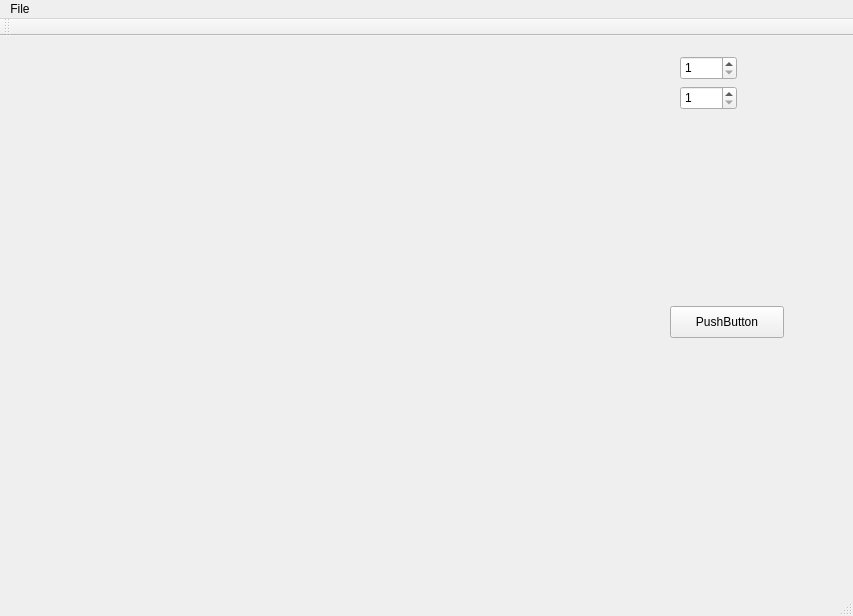
<?xml version="1.0" encoding="UTF-8"?>
<ui version="4.0">
 <class>Sudoku</class>
 <widget class="QMainWindow" name="Sudoku">
  <property name="geometry">
   <rect>
    <x>0</x>
    <y>0</y>
    <width>853</width>
    <height>616</height>
   </rect>
  </property>
  <property name="windowTitle">
   <string>Sudoku</string>
  </property>
  <widget class="QWidget" name="centralWidget">
   <widget class="QWidget" name="gridLayoutWidget">
    <property name="geometry">
     <rect>
      <x>50</x>
      <y>20</y>
      <width>571</width>
      <height>521</height>
     </rect>
    </property>
    <layout class="QGridLayout" name="gridLayout"/>
   </widget>
   <widget class="QSpinBox" name="rowBox">
    <property name="geometry">
     <rect>
      <x>680</x>
      <y>20</y>
      <width>57</width>
      <height>24</height>
     </rect>
    </property>
    <property name="minimum">
     <number>1</number>
    </property>
    <property name="maximum">
     <number>9</number>
    </property>
   </widget>
   <widget class="QSpinBox" name="columnBox">
    <property name="geometry">
     <rect>
      <x>680</x>
      <y>50</y>
      <width>57</width>
      <height>24</height>
     </rect>
    </property>
    <property name="minimum">
     <number>1</number>
    </property>
    <property name="maximum">
     <number>9</number>
    </property>
   </widget>
   <widget class="QWidget" name="gridLayoutWidget_2">
    <property name="geometry">
     <rect>
      <x>650</x>
      <y>90</y>
      <width>160</width>
      <height>151</height>
     </rect>
    </property>
    <layout class="QGridLayout" name="numberPad"/>
   </widget>
   <widget class="QPushButton" name="nullButton">
    <property name="geometry">
     <rect>
      <x>670</x>
      <y>270</y>
      <width>114</width>
      <height>32</height>
     </rect>
    </property>
    <property name="text">
     <string>PushButton</string>
    </property>
   </widget>
  </widget>
  <widget class="QMenuBar" name="menuBar">
   <property name="geometry">
    <rect>
     <x>0</x>
     <y>0</y>
     <width>853</width>
     <height>22</height>
    </rect>
   </property>
   <widget class="QMenu" name="menuFile">
    <property name="title">
     <string>File</string>
    </property>
    <addaction name="actionQuit"/>
   </widget>
   <addaction name="menuFile"/>
  </widget>
  <widget class="QToolBar" name="mainToolBar">
   <attribute name="toolBarArea">
    <enum>TopToolBarArea</enum>
   </attribute>
   <attribute name="toolBarBreak">
    <bool>false</bool>
   </attribute>
  </widget>
  <widget class="QStatusBar" name="statusBar"/>
  <action name="actionQuit">
   <property name="text">
    <string>Quit</string>
   </property>
  </action>
 </widget>
 <layoutdefault spacing="6" margin="11"/>
 <resources/>
 <connections/>
</ui>
